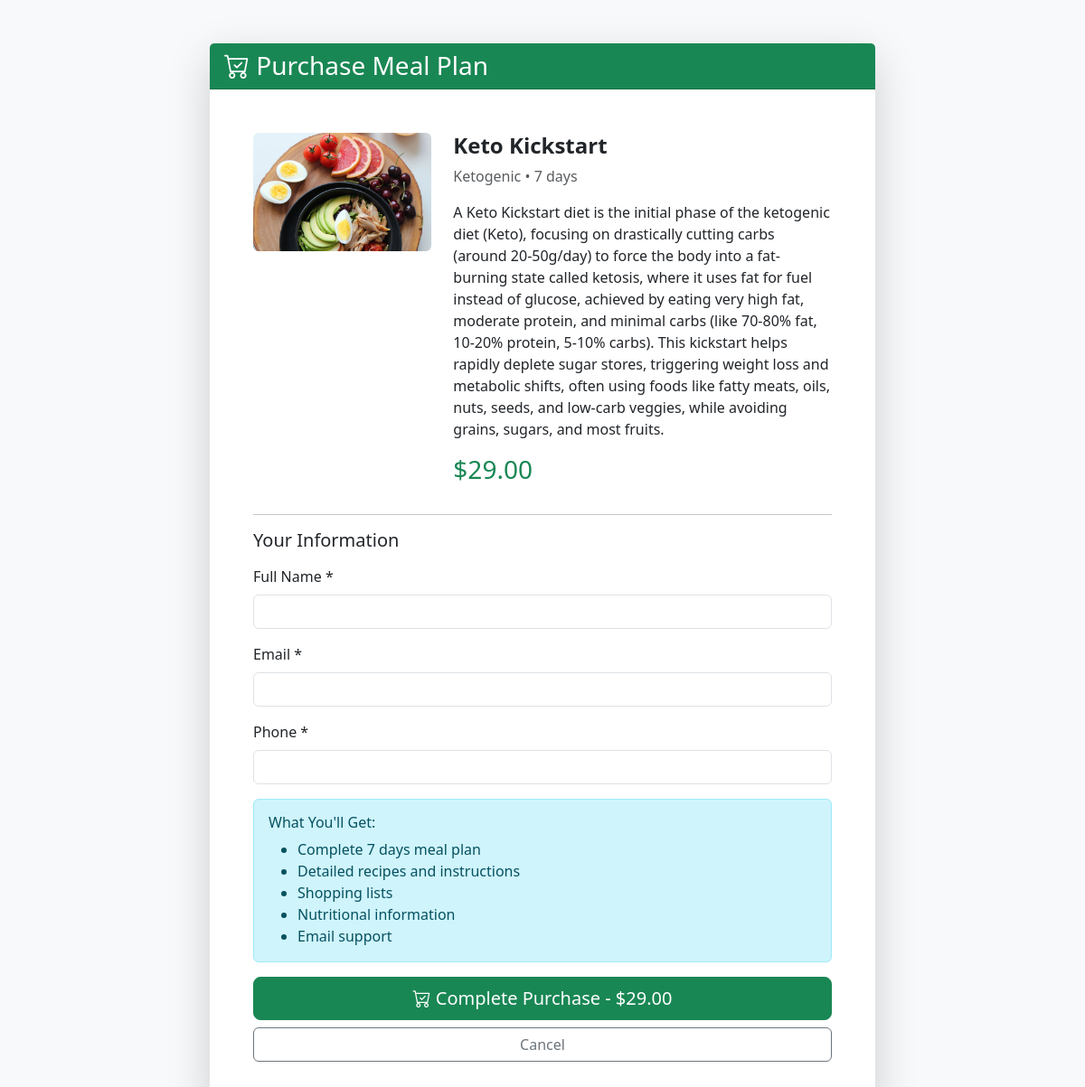
Page /meal-plan/1/purchase/ (signed in) on the committed database.
### core/models.py (models this page shows, shortened)
class MealPlan(models.Model):
    name = models.CharField(max_length=200)
    description = models.TextField()
    diet_type = models.CharField(max_length=100)
    duration = models.CharField(max_length=50)
    calories = models.IntegerField()
    price = models.DecimalField(max_digits=6, decimal_places=2)
    image = models.ImageField(upload_to='meal-plans/', null=True, blank=True)

### core/views.py (the view, shortened to what this page needs)
# urls.py: path('meal-plan/<int:pk>/purchase/', views.purchase_meal_plan, name='purchase_meal_plan'),
@login_required
def purchase_meal_plan(request, pk):
    meal_plan = get_object_or_404(MealPlan, pk=pk)
    context = {'meal_plan': meal_plan}
    return render(request, 'purchase_meal_plan.html', context)

### core/templates/purchase_meal_plan.html (shortened to what this page needs)
<!DOCTYPE html>
{% load static %}
<html lang="en">
<head>
    <link href="https://cdn.jsdelivr.net/npm/bootstrap@5.3.2/dist/css/bootstrap.min.css" rel="stylesheet">
    <link rel="stylesheet" href="https://cdn.jsdelivr.net/npm/bootstrap-icons@1.11.1/font/bootstrap-icons.css">
</head>
<body class="bg-light">
    <div class="container py-5">
        <div class="row justify-content-center">
            <div class="col-lg-8">
                <div class="card shadow-lg border-0">
                    <div class="card-header bg-success text-white">
                        <h3 class="mb-0"><i class="bi bi-cart-check"></i> Purchase Meal Plan</h3>
                    </div>
                    <div class="card-body p-5">
                        <div class="row mb-4">
                            <div class="col-md-4">
                                {% if meal_plan.image %}
                                <img src="{{ meal_plan.image.url }}" class="img-fluid rounded" alt="{{ meal_plan.name }}">
                                {% else %}
                                <img src="https://images.unsplash.com/photo-1546069901-ba9599a7e63c?w=400" class="img-fluid rounded" alt="{{ meal_plan.name }}">
                                {% endif %}
                            </div>
                            <div class="col-md-8">
                                <h4 class="fw-bold">{{ meal_plan.name }}</h4>
                                <p class="text-muted">{{ meal_plan.diet_type }} • {{ meal_plan.duration }}</p>
                                <p>{{ meal_plan.description }}</p>
                                <h3 class="text-success">${{ meal_plan.price }}</h3>
                            </div>
                        </div>
                        <hr>
                        <form method="post">
                            <h5 class="mb-3">Your Information</h5>
                            <div class="mb-3">
                                <label class="form-label">Full Name *</label>
                                <input type="text" name="name" class="form-control" required>
                            </div>
                            <div class="mb-3">
                                <label class="form-label">Email *</label>
                                <input type="email" name="email" class="form-control" required>
                            </div>
                            <div class="mb-3">
                                <label class="form-label">Phone *</label>
                                <input type="tel" name="phone" class="form-control" required>
                            </div>
                            <div class="alert alert-info">
                                <h6 class="alert-heading">What You'll Get:</h6>
                                <ul class="mb-0">
                                    <li>Complete {{ meal_plan.duration }} meal plan</li>
                                    <li>Detailed recipes and instructions</li>
                                    <li>Shopping lists</li>
                                    <li>Nutritional information</li>
                                    <li>Email support</li>
                                </ul>
                            </div>
                            <div class="d-grid gap-2">
                                <button type="submit" class="btn btn-success btn-lg">
                                    <i class="bi bi-cart-check"></i> Complete Purchase - ${{ meal_plan.price }}
                                </button>
                                <a href="{% url 'meal_plans' %}" class="btn btn-outline-secondary">Cancel</a>
                            </div>
                        </form>
                    </div>
                </div>
            </div>
        </div>
    </div>
</body>
</html>

### rows in the picture
MealPlan: image (picture), name "Keto Kickstart", diet_type "Ketogenic", duration "7 days", description "A Keto Kickstart diet is the initial phase of the ketogenic diet (Keto), focusing on drastically cutting carbs (around 20-50g/day) to force the body into a fat-burning state called ketosis, where it uses fat for fuel instead of glucose, achieved by eating very high fat, moderate protein, and minimal carbs (like 70-80% fat, 10-20% protein, 5-10% carbs). This kickstart helps rapidly deplete sugar stores, triggering weight loss and metabolic shifts, often using foods like fatty meats, oils, nuts, seeds, and low-carb veggies, while avoiding grains, sugars, and most fruits.", price "29.00"
